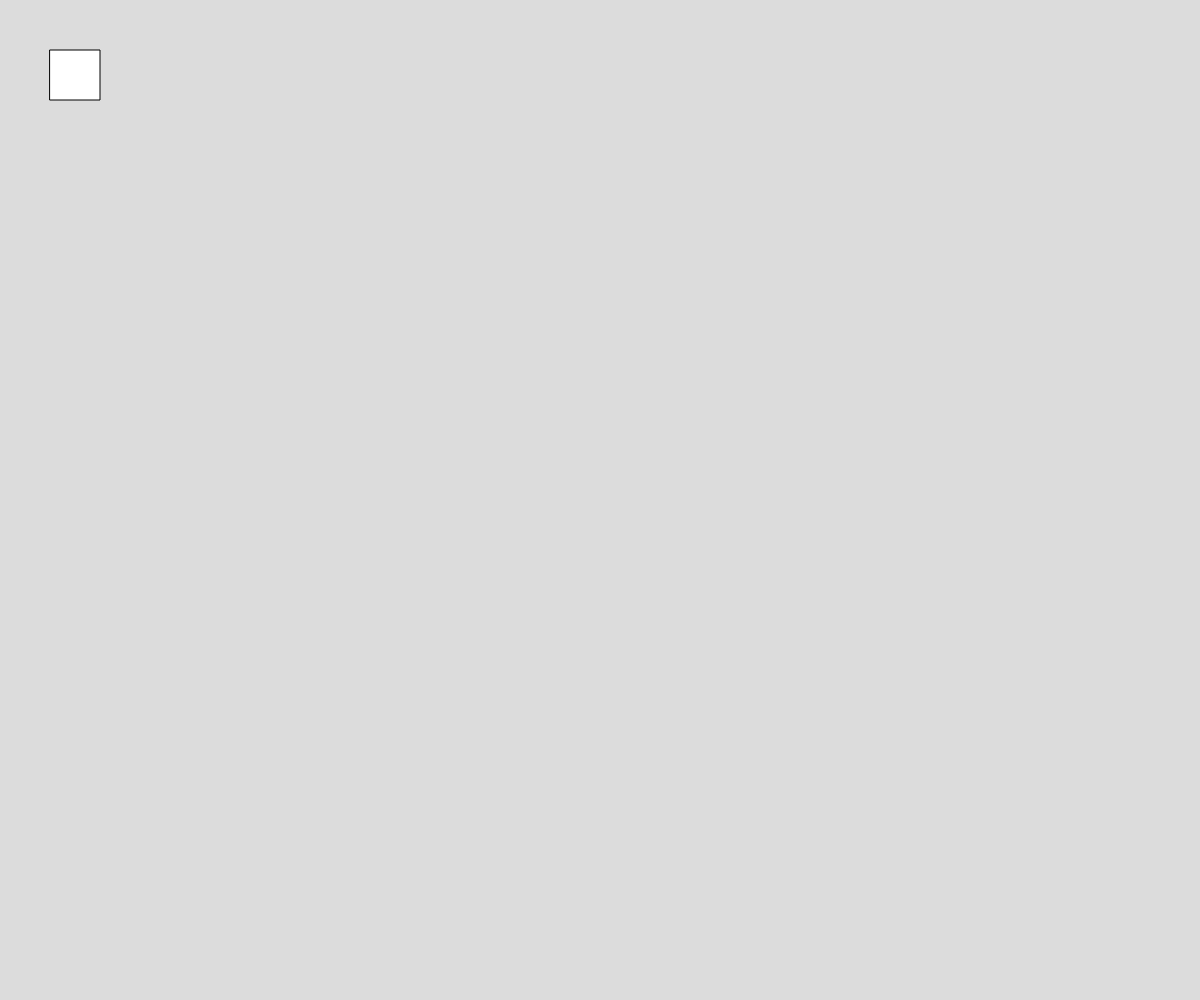
Frame 1 (no input)
Frame 60 (no input): identical to frame 1, image omitted
Frame 120 (the mouse pressed at the canvas centre since frame 60): identical to frame 1, image omitted

The p5.js sketch that drew this single still picture (run headless with seeded random() and noise() and a simulated clock; from frame 60 on, the mouse is pressed at the canvas centre):

// p5.js sketch
// ── sketch.js
function setup() {
  createCanvas(windowWidth, windowHeight);
}

function draw() {
  background(220);
  rect(50, 50, 50, 50);
}
